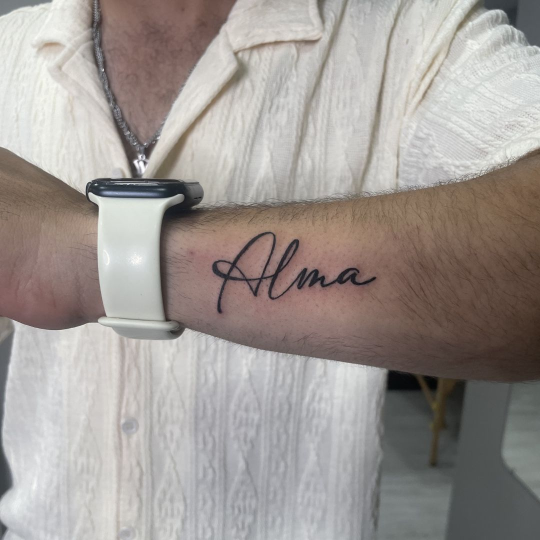
#> input picture src/assets/img/alma.jpg, 1080 x 1080 px, given in place of byron.jpg, which was not available (shown at 1/2 size)
$ python preparar_medios.py
#> lines starting #> are read from the running program, lines starting #| are printed output that depends on the picture
"""
Prepara las versiones web de los medios de Bink Tattoo.

Lee los ORIGINALES de las carpetas hermanas del proyecto (../Fotos, ../Videos,
../recuperacion-binktattoo) y escribe COPIAS derivadas dentro del proyecto.
Nunca modifica ni sobrescribe un original.

Uso:  python3 scripts/preparar_medios.py [ruta_a_Tattoo_byron]
Requiere: Python 3, opencv-python, numpy, Pillow y ffmpeg en el PATH.
"""
import shutil, subprocess, sys
from pathlib import Path
import cv2, numpy as np
from PIL import Image

RAIZ = Path(__file__).resolve().parents[1]
ORIGEN = Path(sys.argv[1]) if len(sys.argv) > 1 else RAIZ.parent
REC = ORIGEN / "recuperacion-binktattoo"
IMG = RAIZ / "src/assets/img"
MEDIA = RAIZ / "public/media"
MARCA = RAIZ / "public/marca"
for d in (IMG, MEDIA, MARCA):
    d.mkdir(parents=True, exist_ok=True)

# 1) Fotografías: copias exactas con nombres descriptivos (Astro genera AVIF/WebP al compilar)
FOTOS = {
    "poseidon.jpg": ORIGEN / "Fotos/IMG-20261118-WA0008.jpg",
    "estudio-puesto.jpg": ORIGEN / "Fotos/IMG-20261118-WA0009.jpg",
    "estudio-espera.jpg": ORIGEN / "Fotos/IMG-20261118-WA0010.jpg",
    "sesion-espejo.jpg": ORIGEN / "Fotos/IMG-20261118-WA0007.jpg",
    "estudio-entrada.jpg": REC / "imagenes/estudio/imgbinkt01.jpg",
    "estudio-panoramica.jpg": REC / "imagenes/estudio/bannerIBT.jpg",
    "material.jpg": REC / "imagenes/estudio/img02IBT.jpg",
    "mariposa.jpg": REC / "imagenes/tatuajes/img04IBT.jpg",
    "flor.jpg": REC / "imagenes/tatuajes/img06IBT.jpg",
    "stitch.jpg": REC / "imagenes/tatuajes/img15IBT.jpg",
    "alma.jpg": REC / "imagenes/tatuajes/img16IBT.jpg",
}
for nombre, src in FOTOS.items():
    shutil.copyfile(src, IMG / nombre)

# Retrato: se recorta el borde inferior (resto de interfaz en la esquina del original)
r = Image.open(ORIGEN / "Fotos/byron.jpg").convert("RGB")
#> r is the input picture: PIL image 1080x1080 RGB; mean R, G, B 159.5, 152.7, 148.6
r.crop((0, 0, r.width, r.height - 40)).save(IMG / "byron.jpg", quality=92)

# 2) Boceto derivado de la foto real de Poseidón (detección de trazos, sin IA generativa)
img = cv2.imread(str(FOTOS["poseidon.jpg"]))
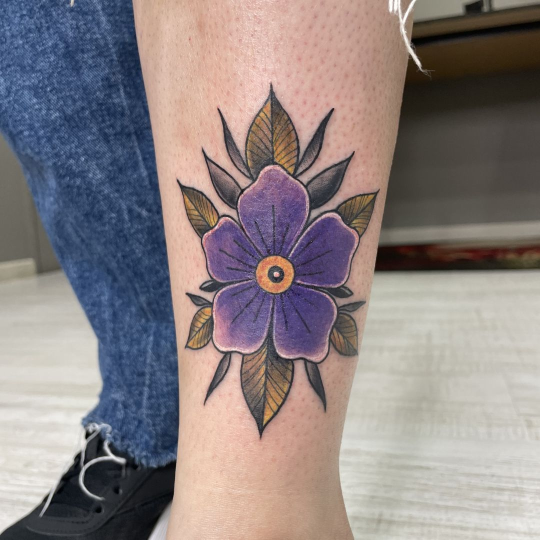
#> input picture src/assets/img/flor.jpg, 1080 x 1080 px, given in place of IMG-20261118-WA0008.jpg, which was not available (shown at 1/2 size)
#> img is the input picture: shape (1080, 1080, 3); mean B, G, R 130.9, 130.3, 140.1
g = cv2.cvtColor(img, cv2.COLOR_BGR2GRAY)
cl = cv2.createCLAHE(2.0, (8, 8)).apply(g)
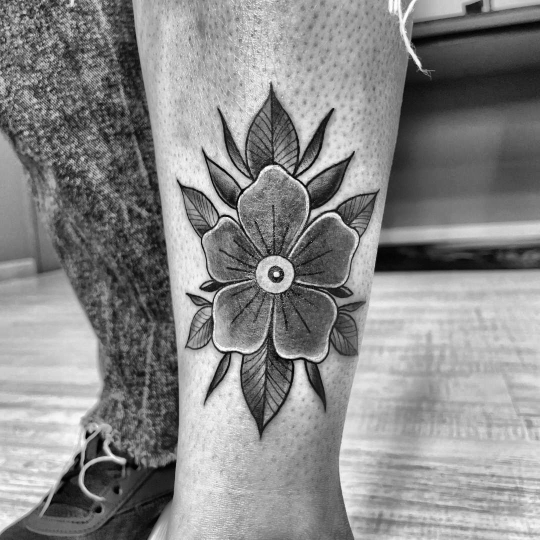
#> cl: shape (1080, 1080) (shown at 1/2 size); min 0, max 255, mean 137.2
b = cv2.bilateralFilter(cl, 9, 60, 60)
bl = cv2.GaussianBlur(255 - b, (0, 0), 5)
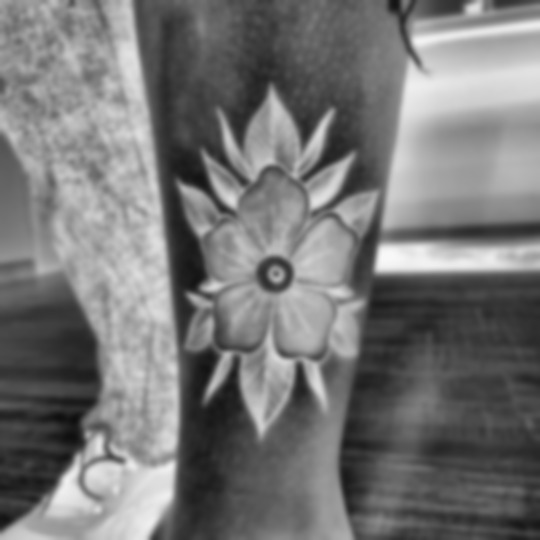
#> bl: shape (1080, 1080) (shown at 1/2 size); min 14, max 249, mean 117.8
sk = cv2.divide(b, 255 - bl, scale=256).astype(np.float32) / 255
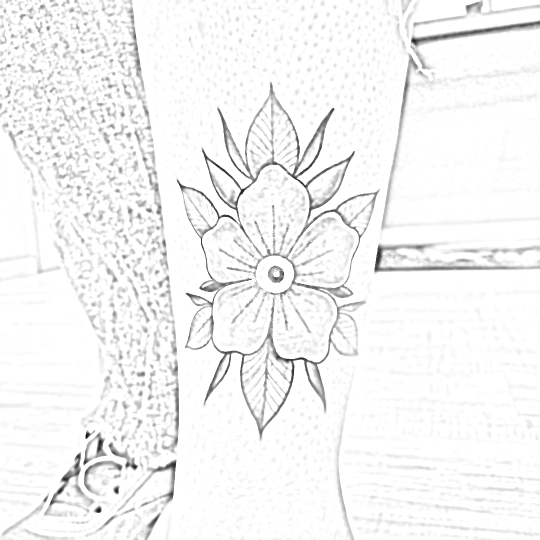
#> sk: shape (1080, 1080) float32 (shown at 1/2 size); min 0.0588, max 1, mean 0.959
line = np.clip((1 - sk - 0.07) * 2.6, 0, 1) ** 1.05
gb = cv2.GaussianBlur(g, (0, 0), 8).astype(np.float32)
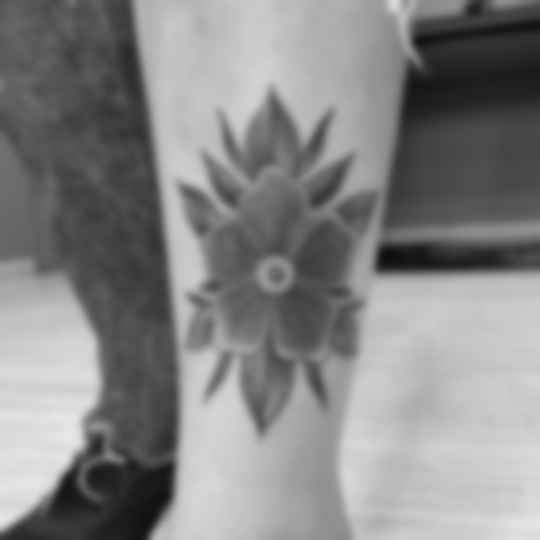
#> gb: shape (1080, 1080) float32 (shown at 1/2 size); min 14, max 231, mean 133.3
lum = np.clip((gb - 40) / 50, 0, 1)
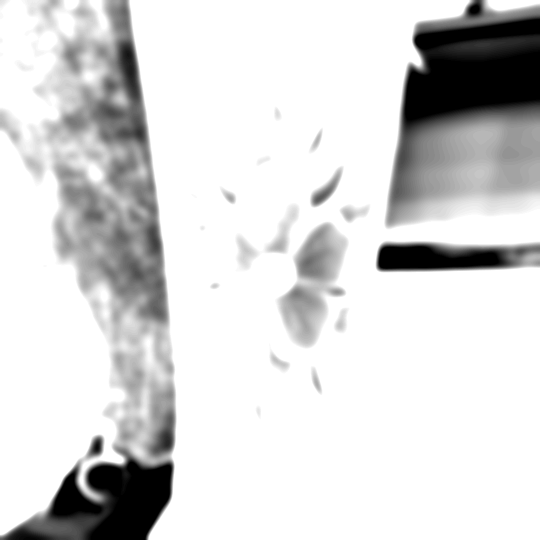
#> lum: shape (1080, 1080) float32 (shown at 1/2 size); min 0, max 1, mean 0.846
h, w = line.shape
#> h = 1080; w = 1080
yy, xx = np.mgrid[0:h, 0:w]
d = np.sqrt(((xx - 0.55 * w) / (0.40 * w)) ** 2 + ((yy - 0.52 * h) / (0.62 * h)) ** 2)
line *= (0.25 + 0.75 * lum) * (0.15 + 0.85 * np.clip(1.3 - d, 0, 1) ** 1.5)
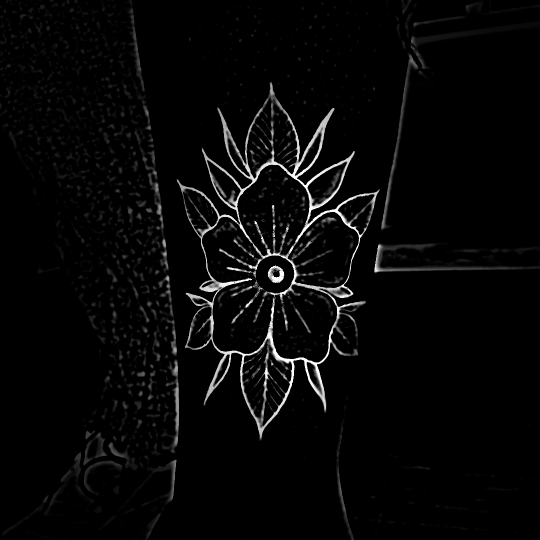
#> line: shape (1080, 1080) float32 (shown at 1/2 size); min 0, max 1, mean 0.029
hueso = np.array([218, 230, 236], np.float32)
tinta = np.array([9, 10, 11], np.float32)
out = tinta * (1 - line[..., None]) + hueso * line[..., None]
cv2.imwrite(str(IMG / "poseidon-boceto.jpg"), out.astype(np.uint8), [cv2.IMWRITE_JPEG_QUALITY, 90])

# 3) Vídeos: sin audio, H.264 faststart, fotograma de póster
def ff(*args):
    subprocess.run(["ffmpeg", "-y", "-v", "error", *args], check=True)

V = ORIGEN / "Videos"
GRIS = "hue=s=0,eq=contrast=1.12:brightness=-0.02"
VIDEOS = [
    # salida, origen, inicio, duración, filtro
    ("hero-aro", V / "VID-20261118-WA0012.mp4", 0, 10.8, GRIS),
    ("pieza-color", V / "VID-20261118-WA0011.mp4", 0.3, 10.2, "eq=contrast=1.05:saturation=1.08"),
]
for nombre, src, ini, dur, vf in VIDEOS:
    ff("-ss", str(ini), "-t", str(dur), "-i", str(src), "-an", "-vf", f"{vf},format=yuv420p",
       "-c:v", "libx264", "-preset", "slow", "-crf", "25", "-movflags", "+faststart", str(MEDIA / f"{nombre}.mp4"))
    # Versión AV1 (≈ la mitad de peso); el HTML la ofrece primero y deja H.264 de respaldo
    ff("-i", str(MEDIA / f"{nombre}.mp4"), "-an", "-c:v", "libsvtav1", "-preset", "5", "-crf", "38", "-g", "120",
       "-pix_fmt", "yuv420p", "-movflags", "+faststart", str(MEDIA / f"{nombre}.av1.mp4"))
    # Póster en WebP
    ff("-ss", "0.2", "-i", str(MEDIA / f"{nombre}.mp4"), "-frames:v", "1", "-c:v", "libwebp", "-quality", "78", str(MEDIA / f"{nombre}.webp"))

# Fotogramas fijos para las cartas y la galería
for nombre, src, t, vf in [
    ("sesion-maquina.jpg", V / "VID-20261118-WA0014.mp4", 6, GRIS),
    ("sesion-aro.jpg", V / "VID-20261118-WA0014.mp4", 12, GRIS),
    ("pieza-color.jpg", V / "VID-20261118-WA0011.mp4", 4, "null"),
]:
#> (the run stopped early here; a loop or call above may not have finished)
